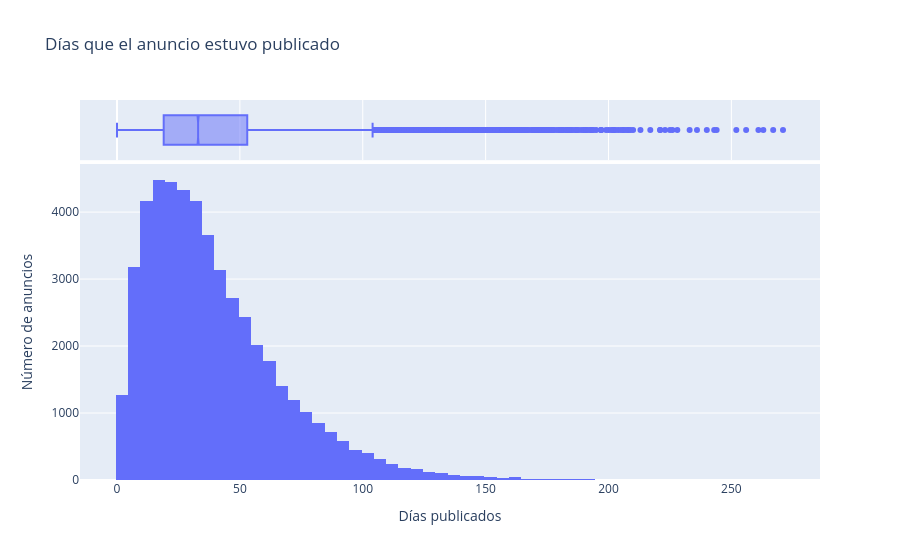

Source (notebook cell):
### Code cell
fig = px.histogram(df_f, x='days_listed', nbins=60, marginal='box',
                   title='Días que el anuncio estuvo publicado')
fig.update_layout(xaxis_title='Días publicados', yaxis_title='Número de anuncios')
fig.show()

### Figure 1 — Plotly figure (JSON) as saved in the notebook; plotly's stock layout.template omitted (floating-point values rounded to 4 significant figures; data arrays with more than 128 entries replaced by an {"elided": "..."} marker saying what was removed)
{"data": [{"bingroup": "x", "hovertemplate": "days_listed=%{x}<br>count=%{y}<extra></extra>", "legendgroup": "", "marker": {"color": "#636efa", "pattern": {"shape": ""}}, "name": "", "nbinsx": 60, "orientation": "v", "showlegend": false, "type": "histogram", "x": {"elided": "49941 int values"}, "xaxis": "x", "yaxis": "y"}, {"hovertemplate": "days_listed=%{x}<extra></extra>", "legendgroup": "", "marker": {"color": "#636efa"}, "name": "", "notched": true, "showlegend": false, "type": "box", "x": {"elided": "49941 int values"}, "xaxis": "x2", "yaxis": "y2"}], "layout": {"barmode": "relative", "legend": {"tracegroupgap": 0}, "title": {"text": "Días que el anuncio estuvo publicado"}, "xaxis": {"anchor": "y", "domain": [0, 1], "title": {"text": "Días publicados"}}, "xaxis2": {"anchor": "y2", "domain": [0, 1], "matches": "x", "showgrid": true, "showticklabels": false}, "yaxis": {"anchor": "x", "domain": [0, 0.8316], "title": {"text": "Número de anuncios"}}, "yaxis2": {"anchor": "x2", "domain": [0.8416, 1], "matches": "y2", "showgrid": false, "showline": false, "showticklabels": false, "ticks": ""}}}
